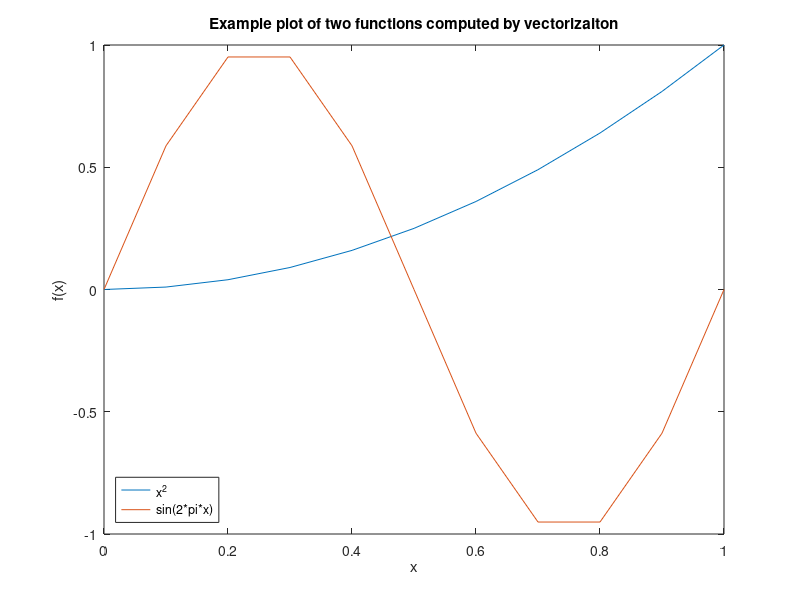

This chart was generated by the following MATLAB code: (Note: this script raises an error after producing the figure.)
%% Introduction to Plotting and Vectorization
% This lab will provide an introduction to two dimensional plots. At the end, 
% you should feel comfortable plotting functions of the form f(x). You should 
% find this useful not only for visualizing the solutions of ODEs, but also for 
% plotting general data that might appear in other courses and work.
% 
% In the process we will also introduce the concept of vectorization, which 
% is helpful for writing efficient and "clean" code. Vectorization is a concept 
% found not only in MATLAB but also C/C++, Fortran, and other languages.
% 
% Opening the m-file lab1.m in the MATLAB editor, step through each part using 
% cell mode to see the results. Compare the output with the PDF, which was generated 
% from this m-file.
% 
% There are twelve (12) exercises in this lab that will be graded. Write your 
% solutions in the template, including appropriate descriptions in each step. 
% Save the .m file as lab1_<UTORid>.m and submit it online on Quercus. Also, submit 
% a PDF of the output by generating html (by going to 'File', 'Publish') and then 
% saving to a PDF called lab1_<UTORid>.pdf. Substitute your UTORid for <http://utorid 
% UTORid>.
%% Student Information
% Student Name: Joeun Yook
% 
% Student Number: 1010101462
%% Creating Vectors Explicitly
% MATLAB plots vectors (also known as arrays) of data points. The first way 
% to create vectors is to give MATLAB a list of values of the form:
% 
% x = [value1, value2, value3, ..., valueN];
% 
% We can then see the values in the array x by entering |x| without a semilcolon 
% or with the command |disp(x)|, with or without the semicolon.
% 
% Individual entries of the vector can be accessed with the command |x(i)|, 
% where |i| is between 1 and the length of the array. If |i| is not in this range 
% an error is thrown.
% 
% Examine the following commands and their output.

x = [.5, 1.0, 2.3, 4.0, 4.333, 5.];     %These are arbitrary values
x
disp(x)
disp(x);
x(1)
x(2)


%% Exercise 1
% Objective: Observe a MATLAB error when you try to access an invalid index.
% 
% Details: Try to access elements of the vector |x|, created in the previous 
% step at the command prompt |>>|. Try values of |i| outside the valid range. 
% Try negative values, zero, and large positive values. Copy down the error message 
% in each case, and report this in your submitted work as:
% 
% Error for negative index:  Array indices must be positive integers or logical 
% values.
% 
% Error for zero index: Array indices must be positive integers or logical values.
% 
% Error for positive index outside of the bounds: Index exceeds the number of 
% array elements. Index must not exceed 6.
% 
% Only include the error message as a comment (with the percent signs), DO NOT 
% INCLUDE THE CODE IN YOUR SUBMISSION.
%% Plotting a Vector
% Given a list (one dimensional array) of values we can plot them with the command 
% |plot(x)|, with or without a semicolon. This will plot the points in the data 
% set |(i, x(i))|.

plot(x)
%% Plotting Vector x against Vector y
% To plot functions, we need two vectors: a set of x points and a corresponding 
% set of y points. We now create a vector |y| and plot x against y with the command 
% |plot(x,y)|.
% 
% If the two vectors are not the same size, MATLAB will throw an error.

y = [3.7, -3.4, 1.02, 2.2, .04, 1.0];   %These are arbitrary values
plot(x,y)
%% Exercise 2
% Objective: Create two vectors and plot one against the other.
% 
% Details: Explicitly create the vectors
% 
% x = [-5, -3, -1, 0, 2, 4, 6]
% 
% and
% 
% y = [-25, -9, -1, 0, 4, 16, 36]
% 
% And plot |x| against |y|. Your submission should show both the creation of 
% the vectors and the figure, as in the example.

x = [-5, -3, -1, 0, 2, 4, 6]
y = [-25, -9, -1, 0, 4, 16, 36]
plot(x,y)
%% Creating Vectors with For Loops
% Entering the values by hand is tedious and error prone. We can use MATLAB's 
% programming features to create them. Suppose we want to create a vector of N 
% points between 0 and 1, equally spaced and inclusive. This would be useful if 
% we wanted to evaluate a function, f(x), at all of these values.
% 
% The distance between the points will be h = (1 - 0)/(N-1), so that:
% 
% 0 = x(1) = 0 * h < x(2) = 1 * h < ... < x(j) = (j-1) * h < ... < x(N) = (N-1) 
% * j = 1
% 
% NOTE: if we with to do this between two arbitrary points, a < b, instead of 
% 0 and 1, the values would be: h = (b - a)/(N-1) and a = x(1) = a + 0 * h < x(2) 
% = a+ 1 * h < ... < x(j) = a +(j-1) * h < ...< x(N) = b
% 
% We assign a value of N, compute h, preallocate a vector x, and then loop through 
% the vector.
% 
% By 'preallocate' we mean 'set aside an array of the appropriate size in memory 
% for future use'. Preallocation can be done with the command |x = zeros(N,1);|, 
% which makes an array of length N in which all the entries are zero. Other options 
% are possible, too.

N = 5;             %Alter this value to see different results
h = (1-0)/(N-1);
x = zeros(N,1);     %This creates a column vector.
%zeros(1,N) would create a row vector.

for j = 1:N
    x(j) = (j-1) * h;
end
disp(x);
%% Plotting y = x^2
% As a first example of plotting a function, we plot y = x^2. Using the array 
% |x| created in the last step, we populate a vector |y| such that |y(i) = x(i)^2| 
% and plot it.

y = zeros(N,1);     %Preallocate the array

for j = 1:N
    y(j) = x(j)^2;
end

disp(y);

plot(x,y)
%% Plotting y = sin(2 * pi * x)
% MATLAB has a number of built in functions including the trigonometric functions 
% (sin, cos, arccos,...), the exponential functions (exp), the natural logarithm 
% function (log), hyperbolic functions (sinh, cosh), and others. The constant 
% |pi| is also defined. For a full list of built in functions type |help elfun| 
% at the MATLAB command line.
% 
% We create the vector |z| with |z(j) = sin(2*pi*x(j))|, using the same array 
% as from the previous steps.

z = zeros(N,1);     %Preallocate the array

for j = 1:N
    z(j) = sin(2 * pi * x(j));
end

plot(x,z)
%% Exercise 3
% Objective: Plot |x|.x
% 
% Details: Using a for loop, create a vector x of 101 equally spaced points 
% between -3 and 7, inclusive. Then create a vector y, such that |y(i) = abs(x(i))*x(i)| 
% using a for loop. Plot the results.
% 
% Your submission should include the code, as in the example, and appropriate 
% comments.

N = 101;
h = (7-(-3))/(N-1); %spacing
x = zeros(N,1);
y = zeros(N,1);
for j = 1: N % x and y
    x(j) = -3 + h*(j-1);
    y(j) = abs(x(j))*x(j);
end
plot(x,y); %plot the graph
title("Exercise 3");
%% Plotting Two Data Sets at Once
% We can also plot the preceding two examples on the same figure with the command 
% |plot(x, y, x, z)|. MATLAB will automatically put a different color on each 
% line.

h=0.1              %redefine the variables x, y, z
x=0:h:1;           %because they might have been
y=x.^2;            %changed in exercise 3
z=sin(2*pi.*x);    %

plot(x,y,x,z)
%% Annotating a Figure
% It is easy to add a title, axis labels, and a legend to the preceding figure.

xlabel('x');
ylabel('f(x)');
title('Example plot of two functions plotted on the same figure');
legend('x^2', 'sin(2*pi*x)');
%% Using Help Effectively
% You can obtain help on any routine at the command line by typing |help commandname|. 
% As you may have noticed in the preceding figure, the legend was not placed in 
% a convenient position. We will now use help to find out how to move the legend 
% to the lower left corner, where it will be less obtrusive.
% 
% If you type |help legend| in the command window at the |>>| prompt, you'll 
% see a section:
% 
% LEGEND(...,'Location',LOC) adds a legend in the specified location, LOC, with 
% respect to the axes. LOC may be either a 1x4 position vector or one of the following 
% strings:
%%
% 
%        'North'              inside plot box near top
%        'South'              inside bottom
%        'East'               inside right
%        'West'               inside left
%        'NorthEast'          inside top right (default)
%        'NorthWest           inside top left
%        'SouthEast'          inside bottom right
%        'SouthWest'          inside bottom left
%
%% 
% Thus, if we call |legend| again, with the option |'Location', 'SouthWest'|, 
% it will move the legend to where we want.

%NOTE: The labels are entered again.
legend('x^2', 'sin(2*pi*x)','Location','SouthWest');
%% Vectorization - An Elegant Alternative to Loops
% In the previous examples, we used for loops to fill our arrays with the values 
% we wanted. This is very similar to what would be done in C/C++, Java, Fortran, 
% and other languages.
% 
% MATLAB provides a faster way to perform these looped operations, using vectorization, 
% which proccesses the entire vector as a single object. For example, given a 
% vector |x|, we can get the sine of the values in |x| with the command |sin(x)|, 
% which outputs another vector. This works with all built in MATLAB functions.
% 
% Multiplication, division, and exponentiation are handled differently. Instead 
% of using |*|, |/|, and |^|, we must use |.*|, |./|, and |.^| to indicate that 
% we want the operation to be performed on each element. The reason for this change 
% in the symbols is that MATLAB uses the symbols without the period for matrix 
% multiplication, exponentiation, and other actions.
% 
% Vectorization yields more concise and less error prone code:

y = x.^2;               %Alternatively, y = x .* x;
z = sin(2 * pi * x);    %NOTE:  Multiplcation by the scalar 2*pi, does not
%       require the .* operator.  Why is that?

plot(x,y,x,z)           %Verify that these are the same results
xlabel('x');
ylabel('f(x)');
title('Example plot of two functions computed by vectorizaiton');
legend('x^2', 'sin(2*pi*x)','Location','SouthWest');
%% Speed Comparison
% Historically, it was desirable both for clarity and speed to use vecotrized 
% operations in place of loops everywhere possible in MATLAB. Recent versions 
% of MATLAB have reduced the speed advantage through the introduction of a Just 
% in Time (JIT) compiler, parallel for loops, and other tools.
% 
% However, we can still demonstrate the speed advantage, and the benefit to 
% clarity is already evident.
% 
% Timing is done with the |tic|, |toc| commands, which enclose the region we 
% want to benchmark. The first output is the time for the construction done by 
% looping, the second output is the time for construction done with vectorization.

clear y;    %Clear the y array
tic;        %Begin timing the construciton and filling of the array

y = zeros(N,1);

for j = 1:N
    y(j) = x(j)^2;
end

toc;

clear y;    %Clear the y array
tic;
y = x.^2;
toc;
%% Exercise 4
% Objective: Compare the speedup from vectorization for a larger vector.
% 
% Details: Create a vector |x| of 5000001 equally space points between -2 and 
% 3, inclusive, using a for loop. Then time the construction of vector |y|, whose 
% values are arctan of x, by a for loop and by vectorization. Be sure to clear 
% |y| between the two runs. (Hint: use the help file to find the command for arctan!)
% 
% Your submission should include the code, as in the example, with appropriate 
% comments.

N = 5000001;
h = (3-(-2))/(N-1);
x = zeros(N,1);
for j = 1 : N;
    x(j) = -2 + h*(j-1);
end

tic; %start timing -> for loop
y = zeros(N,1);
for j = 1 : N
    y(j) = atan(x(j));
end
toc; %end timing

clear y; %clear y and preallocate y again
%output : Elapsed time is 0.129347 seconds.

tic; %start timing -> vertorization
y = atan(x(j));
toc;
clear y;
%output : Elapsed time is 0.002941 seconds.

 
%% Further Avoiding Loops with linspace
% In the preceding examples, we will focus on the vector |x|, which was constructed 
% with a |for| loop. MATLAB includes a routine for creating a vector of a given 
% number, |N|, of equally spaced points between two values, |a| and |b|:
% 
% |x = linspace(a, b, N);|
% 
% No preallocation is neccessary. The argument |N| is optional. If it is omitted 
% MATLAB uses 100 points by default.
% 
% We will now use linspace to plot the functions y = x - x^3 and y = exp(x) 
% in the range [-2, 4] with 200 points.

clear all;                  %Clears all variables

x = linspace(-2,4, 200);    %Create the array

y = x - x.^3;
z = exp(x);

plot(x,y,x,z)           %Verify that these are the same results
xlabel('x');
ylabel('f(x)');
title('Example plot of two functions generated by vectorizaiton');
legend('x-x^3', 'exp(x)','Location','SouthWest');
%% Exercise 5
% Objective: Solve an ODE and plot three particular solutions.
% 
% Details: Manually find the general solution of the ODE:
% 
% dy/dt + (2*t)*y = 1/exp(t^2)
% 
% and the particular solutions for initial conditions y(1) = -1, y(1) = 0, and 
% y(1) = 1. Plot these three particular solutions on the same axes lettting the 
% independent variable range from 1 to 5.
% 
% Once you have the three particular solutions you will need to:
%%
% 
%  1. Create a vector for the independent variable, t.  Use linspace with
%  a reasonable number of points (100 is fine).
%  2. Create vectors for the three solutions.  Use vectorized operations.
%  3. Plot three solutions on the same axes, annotating the figure
%   appropriately.
%
%% 
% Your submission should include, in the description section, the general solution 
% of the ODE and the three particular solutions. It should also have the appropriately 
% commented code.

%General solution of the ODE is determined through integrating factor
% y = (t+c)/(exp(t^2)
% c is computed by plugging in the solutions for initial conditions.
% As a result, y = (t-e-1)/exp(t^2) when y(1) = -1
%y = (t-1)/exp(t^2) when y(1) = 0
%y = (t+e-1)/exp(t^2) when y(1) = 1

t = linspace(1,5,100);
y0 = (t-exp(1)-1)./exp(t.^2);
y1 = (t - 1) ./ exp(t.^2);
y2 = (t + exp(1) -1) ./ exp(t.^2);
plot(t,y0,t,y1,t,y2);
title("Exercise 5");
legend("y0 : y(1) = -1 ", "y1 : y(1) = 0", "y3 = y(1) = 1");



%% More Plotting Examples - Line Style
% There are many plotting options available, including color, line style, and 
% marker style. Some options can be found from the |help plot| command. This is 
% done by incuding a command after each line.
% 
% In the first we example we will vary the line style.

x = linspace(-5,5);

%Plot three functions with different line styles.  NOTE: the
%function can be put directly in the plot argument.
plot(x, sin(x),'--', x, cos(x),'-.', x, exp(-x.^2),':');
legend('sin', 'cos', 'exp(-x^2)');
%% More Plotting Examples - Line Color
% We can also control the color, mixing it with line style.

%Plot two functions, first in green and then in red.
x = linspace(-1,1);
plot(x, x.^3 .* sin(x), 'g', x, -x .* exp(x), 'r-');
legend('x^3 * sin(x)', '-x * exp(x)');
%% More Plotting Examples - Markers
% Markers can be used at the individual points, with and without a line joining 
% the points.

x = linspace(-4,4, 20);
plot(x, sin(x), 'x-', x, (x.^2)./(1+x.^2), '.');
legend('sin(x)', 'x^2/(1+x^2)');
%% Inline functions of one variable
% Suppose we wish to construct the function:
% 
% |f(x) = x * sin(x)|
% 
% In a way that MATLAB can understand and manipulate. This will let us compute 
% values of |f(x)|, plot it, and create other functions from it.
% 
% This can be accomplished by defining an inline function of one variable, with 
% the command:
% 
% function name = @(argument name) mathematical expression;
% 
% For this example, the function name is |f|, the argument name is |x|, and 
% the mathematical expression is |x * sin(x)|.
% 
% Consider the following examples, and take note of:
% 
% 1. The use of vectorization in the definitions, 2. The different ways that 
% the output can be displayed, 3. The different variable names.

f = @(x) x .* sin(x);

x = 1;
fprintf(' f(%g) = %g\n', x, f(x));
fprintf(' f(%g) = %g\n', 1, f(1));
disp(f(1));
f(1)
x = 2;
fprintf(' f(%g) = %g\n', 2, f(2));
fprintf(' f(%g) = %g\n', 2, f(2));
disp(f(2));
f(2)

disp(f([1,2]))

g = @(t) t.^2 - t +1;
g(1)
g(2)

% Construct an array of 100 grid points from -2 to 2, and plot g(t).
t = linspace(-2,2);
plot(t, g(t));
% Label axes
xlabel('t');
ylabel('g');
%% Exercise 6
% Objective: Write and use an inline function of one variable.
% 
% Details: Define the inline function for
% 
% |f(x) = (x^3 - abs(x)) * ln(x^2+1)|
% 
% Use this function to compute |f(0)|, |f(1)|, and |f(-1)| and plot the function 
% with 100 grid points from -5 to 5. Make sure to use vectorization in your definition, 
% and label your axes.
% 
% Your submission should show the definition of the function, and the computation 
% of these values.

%first define a function
f = @(x) (x.^3 - abs(x)) .* log(x.^2 + 1);
%compute f(0), f(1), and f(-1)
fprintf(' f(%g) = %g\n', 0, f(0));
fprintf(' f(%g) = %g\n', 1, f(1));
fprintf(' f(%g) = %g\n', -1, f(-1));

x = linspace(-5,5,100);
%plot
plot(x, f(x),'r-','LineStyle','--');
xlabel('x');
ylabel('f(x)');
title('f(x) = (x^3 - abs(x)) * ln(x^2 + 1)')

%% Inline functions of two variables
% Suppose we wish to solve the equation
% 
% |x = y^3 + y|
% 
% for |y| as a function of |x|. If we do this by root finding, then, given a 
% value of |x0|, we need to find the root of the function
% 
% |g(y) = f(x0,y) = y^3 + y - x0|
% 
% We will accomplish this using inline functions.
% 
% Inline functions of two variables are defined as:
% 
% func = @(x,y) f(x,y);
% 
% where func is the name you wish to assign your function, and |f(x,y)| is the 
% relevant expression.
% 
% Some examples of defining and using inline functions of two variables are 
% given below.

f = @(x,y) y.^3 + y - x;
x = 0; y = 0;
fprintf(' f(x = %g, y = %g) = %g\n', x, y, f(x, y));
x = 0; y = 1;
fprintf(' f(x = %g, y = %g) = %g\n', x, y, f(x, y));
disp(f(x,y))
f(0,1)

h = @(t,u) t.^2  + sin(u);
h(1, pi/2)
h(2, 2)
%% Exercise 7
% Objective: Write and use an inline function of two variables.
% 
% Details: Define the inline function for
% 
% |f(x,y) = y + y^3 - cos x + x^2 - x^4|
% 
% Note that |f(x,y) = c| is the implicit solution to
% 
% |dy/dx = (4x^3 - 2x - sin x)/(1+3y^2)|.
% 
% See Examples 1-3 of section 2.1 in Brannan and Boyce for similar examples.
% 
% Use this function to compute |f(0, 0)|, |f(pi/2,1)|, and |f(-1,-1)|. Make 
% sure to use vectorization in your definition.
% 
% Your submission should show the definition of the function, and the computation 
% of these values.

% write function using vectorization in my definition
f = @(x,y) y + y.^3 - cos(x) + x.^2 -x.^4;

% Compute each values @provided points 
x = 0; y = 0;
fprintf("f(0,0):")
fprintf(' f(x = %g, y = %g) = %g\n', x, y, f(x, y));
x = pi/2;
y = 1;
fprintf("f(pi/2, 1):")
fprintf(' f(x = %g, y = %g) = %g\n', x, y, f(x, y));
x = -1; 
y = -1;
fprintf("f(-1,-1)")
fprintf(' f(x = %g, y = %g) = %g\n', x, y, f(x, y));
%% Numerically solving an implicit equation
% Given |x0|, we will now solve the equation
% 
% |f(x0, y) = y^3 + y - x0 = 0|
% 
% for y. This will be accomplished using fzero, which employs a more advanced 
% form of Newton's method.
% 
% The minimal arguments needed for using fzero are:
% 
% fzero(function_handle, guess)
% 
% function_handle is an abstract data structure which directs MATLAB towards 
% a function of a single variable that it will try to zero.
% 
% We need to tell MATLAB that it is trying to solve for the |y| argument. This 
% is done by creating an inline function of one variable from the existing function, 
% i.e.
% 
% g = @(y) f(x0, y)
% 
% And then having fzero try to solve
% 
% |g(y) = 0|
% 
% You can either define the new inline function and use it:
% 
% g = @(y) f(x0, y); y = fzero(g, guess);
% 
% or you can put the inline function argument directly in the function handle 
% argument:
% 
% y = fzero(@(y) f(x0,y), guess);
% 
% The guess is an initial guess for what we anticipate y to be. Finding a good 
% initial guess may require some experimentation. For this example, the guess 
% may be quite poor, and the algorithm will still converge. For others, more care 
% must be taken.
% 
% Note the various ways of constructing the inline function of one variable, 
% and the different guesses.

f = @(x,y) y.^3 + y - x;

x0 = 1;
guess = 1;
g = @(y) f(x0, y);
y = fzero(g, guess);
fprintf(' y(%g) = %g\n', x0, y);

guess = 50;
y = fzero(g, guess);
fprintf(' y(%g) = %g\n', x0, y);

x = 2;
g = @(y) f(x, y);
y = fzero(g, 2);
fprintf(' y(%g) = %g\n', x, y);

guess = 2;
y = fzero(@(y) f(2, y), guess);
fprintf(' y(%g) = %g\n', 2, y);
%% Exercise 8
% Objective: Use fzero to solve an equation |f(x,y)=0| for y at different values 
% of x.
% 
% Details: Consider the function
% 
% |f(x,y) = y + y^3 - cos x + x^2 - x^4|
% 
% Define the appropriate inline function and compute the single solution at 
% |x = 0| and the two positive solutions at |y = 1/2|.
% 
% You will need to experiment with different guesses to get these three solutions.
% 
% Your submission should show the definition of the function, and the computation 
% of these three roots.

% define the function  
f = @(x,y) y + y.^3 - cos(x) + x.^2 - x.^4
x_0 = 0; %solution at x=0

guess = 1; %random guess
g = @(y) f(x_0, y);
y = fzero(g, guess);
fprintf('first guess : y(%g) = %g\n', x_0, y);

guess = 10; %check if y(0) is the same for all guesses
y = fzero(g, guess);
fprintf('second guess: y(%g) = %g\n', x_0, y);

guess = 50;
y = fzero(g, guess);
fprintf(' third guess :y(%g) = %g\n', x_0, y);

guess = 0.211;
y = fzero(g, guess);
fprintf(' last guess : y(%g) = %g\n', x_0, y);
%for all guesses, y(0) = 0.682328

fprintf('Solution @ x = 0 is y(%g) = %g\n',x_0, y);

% Find two solutions of y_0
y_0 = 1/2;
g2 = @(x) f(x,y_0);

guess = 10;
x= fzero(g2, guess);
fprintf('x(%g) = %g\n', y_0, x);

fprintf("First solution @ y = 1/2 is x(%g) = %g\n", y_0, x)


%guess = 0.001;    this results in NaN or Inf encounter
%x = fzero(g2, guess);
%fprintf('x(%g) = %g\n', y_0, x);
%guess = 50;           this results in NaN
%x = fzero(g2, guess);
%fprintf('x(%g) = %g\n', y_0, x);

guess = 0.1;
x = fzero(g2, guess);
fprintf('x(%g) = %g\n', y_0, x);

fprintf("Second solution @ y = 1/2 is x(%g) = %g\n", y_0, x);
%% Plotting the solution
% Now we are ready to plot y as a function of x. We will construct an array 
% of x values, solve for y at each value of x, and then plot the results. This 
% will be accomplished with a for loop.

f = @(x,y) y.^3 + y - x;

% 50 points equally spaced from -5 to 2, inclusive
xvals = linspace(-5, 2, 50);

% Preallocate storage space for the solutions
yvals = zeros(size(xvals));

% Loop through all the values
for j = 1:length(xvals)
    
    yvals(j) = fzero(@(y) f(xvals(j), y), 0);
    
end

% Plot the results

plot(xvals, yvals);
xlabel('x');
ylabel('y');
%% Exercise 9
% Objective: Plot a portion of an implicit equation.
% 
% Details: Plot the portion of the solution to
% 
% |f(x,y) = y + y^3 - cos x + x^2 - x^4|
% 
% passing through the point |(0,0)| for x from -2 to 2. Use 100 grid points.
% 
% You will need to be careful with the initial guess you use in solving the 
% equation.
% 
% Your submission should show the definition of the function, the construction 
% of the arrays, the for loop, and the resultant figure.
% 
% Label your axes.
% 
% 

f = @(x,y) y + y.^3 -cos(x) +x.^2 - x.^4 + 1;
%from the original function, "+1" is required to make the function passes
%through the point (0,0)

x_val = linspace(-2,2,100);

% pre-allocating
y_val = zeros(size(x_val));

guess = 0.3; % guess the value 

for j = 1:length(x_val)
    y_val(j) = fzero(@(y) + f(x_val(j), y), guess);
end

plot(x_val, y_val);
xlabel("x");
ylabel("y");
title("Exercise 9: Solution of f(x,y) = y + y^3 - cos x + x^2 - x^4")
%% 
% 
%% Exercise 10
% Objective: Solve a differential equation and plot a portion of it.
% 
% Details: Find the general implicit solution of the differential equation
% 
% |dy/dx = (-cos x + 3x^2) y|
% 
% Plot the particular solution passing through y(0) = 1 using 100 grid points 
% for x in [-1.5, 1.25].
% 
% Be careful on your choice of guess. You will be penalized if MATLAB shows 
% an error.
% 
% Your submission should show the general and particular solutions, in implicit 
% form, in the comments, the definition of the appropriate inline functions, arrays, 
% the for loop, and the figure.
% 
% Label your axes.

% solve separable equation
% then, sin(x) + x.^3 - ln(abs(x)) = 0    note :"log" is ln(natural log) in matlab
% ln(abs(y)) = -sin(x) + x^3 + C
% c=0 from y(0) =1 
 

% Define the function
f = @(x,y) - sin(x) + x.^3 - log(abs(y));
% 100 grid 
x_val = linspace(-1.5,1.25, 100);
y_val = zeros(size(xvals)); 

guess = 0.5;

for i = 1:length(x_val)
   y_val(i) = fzero(@(y) f(x_val(i), y), guess);
end 

%plot 
plot(x_val, y_val);
xlabel("x");
ylabel("y");
title("Exercise 10: Solve dy/dx = ( -cos x + 3x^2 ) y given initial condition");

%% Install iode
% Objective: install iode
% 
% Details: visit <https://faculty.math.illinois.edu/iode/ https://faculty.math.illinois.edu/iode/> 
% and follow the instructions there to download and install iode.
%% Exercise 11
% Objective: use iode a plot the direction field of a differential equation
% 
% Details: After starting iode, click the "direction fields" buttom from the 
% main menu. The default is the direction field for
% 
% |dy/dx = sin(y-x)|
% 
% Click any point in the x-y plane to see a (numerically computed) solution 
% to the differential equation passing through that point.
% 
% Starting from the "Equation" menu, plot the direction field of
% 
% |dy/dx = xy^2|
% 
% Describe, in words, the behaviour of the solutions. What happens as x approaches 
% infinity? Explain why solutions are symmetric about the y-axis, i.e. |y(x)=y(-x)| 
% for any solution.
% 
% ANSWER
% 
% As x approaches infinity, y approaches zero given that the slope lines(dy/dx) 
% are approaching zero as the x increases in both positively and negatively.
% 
% The soultions are symmetric about the y axis because because the sign(positive/negative) 
% of the solution is determined by x only as y^2 is always positive. For given 
% positve or negative x value at each point, the | |dy/dx|| (the absoulte value 
% of the slope) is the same, but the change in sign results in the symmetry about 
% the y axis
%% Exercise 12
% Objective: study the long-run behaviour of a differential equation from its 
% direction field
% 
% Details: Using iode, plot the direction field of
% 
% |dy/dx = y^4 - y^3 - 3*y^2 + y + 2|
% 
% By clicking on various initial conditions |y(0) = y_0| (iode plots the solution), 
% determine the long-run behaviour of solutions as a function of |y_0|. In other 
% words, list the constant solutions that are approached as x goes to infinity 
% and how |y_0| determines which constant solution is approached.
% 
% If your numerically computed solutions ever appear to cross then change the 
% solution method from Euler to the, much better, Runge-Kutta method. Think about 
% why solutions are not permitted to cross. If they do then this indicates a problem 
% with the numerical solver.
% 
% ANSWER
%% 
% # y0<−1 : Solution increases as x→inf, approaching y→−1.  Behavior for x→−infx 
% is unknown.
% # −1≤ y0 <1 : Solution increases, approaching y→1 as x→inf, and y→−1 as x→−inf.
% # 1< y0 ≤ 2: Solution decreases, approaching y→1 as x→inf , and y→2  as x→−inf.
% # y0>2 : Solution increases with unknown behavior as x→inf, approaching y→2 
% as x→−infx \to -\infx→−inf.
%% 
% Solution can't cross because crossing implies different behavior (phase portraits) 
% for the same initial condition, which does not abide by the uniqueness property 
% of differential equations.
% 
% The problem with numerical methods represented from the crossing is caused 
% by the accumulated errorsfrom the step size. Euler only accounts for the first 
% derivative, while Runge-Kutta considers the first four, but both methods still 
% have errors over time.
% 
% 
%% Exercise 13 (NOT TO BE HANDED IN)
% Objective: Solve a differential equation and plot the largest interval of 
% existence for this solution.
% 
% Details: Find the particular implicit solution of the differential equation
% 
% |dy/dx = -x/y, y(0) = -2|
% 
% Determine the largest interval of validity and plot the solution with 50 grid 
% points in this interval.
% 
% In the comments before your code, explain why fzero has an error.
% 
% Your submission should show the particular solution, in implicit form, in 
% the comments, the definition of the appropriate inline functions, arrays, loops, 
% and the figure.
% 
% Label your axes.
%% Exercise 14 (NOT TO BE HANDED IN)
% Objective: Solve a differential equation and plot the solution on the specified 
% interval
% 
% Details: Find the particular implicit solution of the differential equation
% 
% |du/dt = -(u^4 - 1), u(0) = .1|
% 
% and plot it for |t| from 0 to 1.
% 
% Determine a good starting guess that works throughout the interval and plot 
% the solution with 50 grid points in this interval.
% 
% Your submission should show the particular solution, in implicit form, in 
% the comments, the definition of the appropriate inline functions, arrays, loops, 
% and the figure.
% 
% Label your axes.